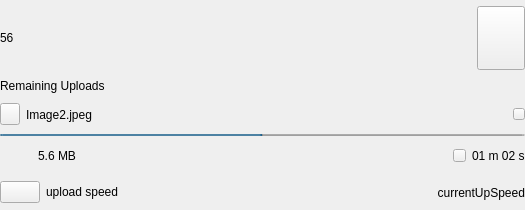
            <widget class="QWidget" name="wActiveUploads">
             <layout class="QVBoxLayout" name="verticalLayout_9">
              <property name="spacing">
               <number>0</number>
              </property>
              <property name="leftMargin">
               <number>0</number>
              </property>
              <property name="topMargin">
               <number>0</number>
              </property>
              <property name="rightMargin">
               <number>0</number>
              </property>
              <property name="bottomMargin">
               <number>0</number>
              </property>
              <item>
               <widget class="QWidget" name="wRemainingUploads" native="true">
                <property name="minimumSize">
                 <size>
                  <width>0</width>
                  <height>95</height>
                 </size>
                </property>
                <property name="maximumSize">
                 <size>
                  <width>16777215</width>
                  <height>95</height>
                 </size>
                </property>
                <layout class="QVBoxLayout" name="verticalLayout_11">
                 <property name="spacing">
                  <number>0</number>
                 </property>
                 <property name="leftMargin">
                  <number>0</number>
                 </property>
                 <property name="topMargin">
                  <number>0</number>
                 </property>
                 <property name="rightMargin">
                  <number>0</number>
                 </property>
                 <property name="bottomMargin">
                  <number>0</number>
                 </property>
                 <item>
                  <widget class="QWidget" name="wUpNumberTransfers" native="true">
                   <layout class="QHBoxLayout" name="horizontalLayout_10">
                    <property name="spacing">
                     <number>0</number>
                    </property>
                    <property name="leftMargin">
                     <number>0</number>
                    </property>
                    <property name="topMargin">
                     <number>0</number>
                    </property>
                    <property name="rightMargin">
                     <number>0</number>
                    </property>
                    <property name="bottomMargin">
                     <number>0</number>
                    </property>
                    <item>
                     <widget class="QLabel" name="lRemainingUploads">
                      <property name="minimumSize">
                       <size>
                        <width>0</width>
                        <height>70</height>
                       </size>
                      </property>
                      <property name="maximumSize">
                       <size>
                        <width>16777215</width>
                        <height>70</height>
                       </size>
                      </property>
                      <property name="text">
                       <string>56</string>
                      </property>
                     </widget>
                    </item>
                    <item>
                     <spacer name="horizontalSpacer_12">
                      <property name="orientation">
                       <enum>Qt::Horizontal</enum>
                      </property>
                      <property name="sizeHint" stdset="0">
                       <size>
                        <width>235</width>
                        <height>20</height>
                       </size>
                      </property>
                     </spacer>
                    </item>
                    <item>
                     <widget class="QPushButton" name="bUpPaused">
                      <property name="minimumSize">
                       <size>
                        <width>48</width>
                        <height>64</height>
                       </size>
                      </property>
                      <property name="maximumSize">
                       <size>
                        <width>48</width>
                        <height>64</height>
                       </size>
                      </property>
                      <property name="text">
                       <string/>
                      </property>
                     </widget>
                    </item>
                   </layout>
                  </widget>
                 </item>
                 <item>
                  <widget class="QLabel" name="lDescRemainingUp">
                   <property name="minimumSize">
                    <size>
                     <width>300</width>
                     <height>18</height>
                    </size>
                   </property>
                   <property name="maximumSize">
                    <size>
                     <width>16777215</width>
                     <height>18</height>
                    </size>
                   </property>
                   <property name="text">
                    <string>Remaining Uploads</string>
                   </property>
                  </widget>
                 </item>
                </layout>
               </widget>
              </item>
              <item>
               <widget class="QWidget" name="wCurrentUpload" native="true">
                <property name="minimumSize">
                 <size>
                  <width>0</width>
                  <height>80</height>
                 </size>
                </property>
                <property name="maximumSize">
                 <size>
                  <width>16777215</width>
                  <height>80</height>
                 </size>
                </property>
                <layout class="QVBoxLayout" name="verticalLayout_5">
                 <property name="spacing">
                  <number>0</number>
                 </property>
                 <property name="leftMargin">
                  <number>0</number>
                 </property>
                 <property name="topMargin">
                  <number>0</number>
                 </property>
                 <property name="rightMargin">
                  <number>0</number>
                 </property>
                 <property name="bottomMargin">
                  <number>0</number>
                 </property>
                 <item>
                  <widget class="QWidget" name="widget_3" native="true">
                   <layout class="QHBoxLayout" name="horizontalLayout_7">
                    <property name="leftMargin">
                     <number>0</number>
                    </property>
                    <property name="topMargin">
                     <number>0</number>
                    </property>
                    <property name="rightMargin">
                     <number>0</number>
                    </property>
                    <property name="bottomMargin">
                     <number>0</number>
                    </property>
                    <item>
                     <widget class="QPushButton" name="bUpFileType">
                      <property name="minimumSize">
                       <size>
                        <width>20</width>
                        <height>22</height>
                       </size>
                      </property>
                      <property name="maximumSize">
                       <size>
                        <width>20</width>
                        <height>22</height>
                       </size>
                      </property>
                      <property name="text">
                       <string/>
                      </property>
                      <property name="icon">
                       <iconset resource="../Resources_linux.qrc">
                        <normaloff>:/images/small_text.png</normaloff>:/images/small_text.png</iconset>
                      </property>
                      <property name="iconSize">
                       <size>
                        <width>20</width>
                        <height>22</height>
                       </size>
                      </property>
                     </widget>
                    </item>
                    <item>
                     <widget class="QLabel" name="lUpFilename">
                      <property name="minimumSize">
                       <size>
                        <width>225</width>
                        <height>0</height>
                       </size>
                      </property>
                      <property name="text">
                       <string>Image2.jpeg</string>
                      </property>
                     </widget>
                    </item>
                    <item>
                     <spacer name="horizontalSpacer_9">
                      <property name="orientation">
                       <enum>Qt::Horizontal</enum>
                      </property>
                      <property name="sizeHint" stdset="0">
                       <size>
                        <width>256</width>
                        <height>20</height>
                       </size>
                      </property>
                     </spacer>
                    </item>
                    <item>
                     <widget class="QPushButton" name="bUpCancel">
                      <property name="minimumSize">
                       <size>
                        <width>12</width>
                        <height>12</height>
                       </size>
                      </property>
                      <property name="maximumSize">
                       <size>
                        <width>12</width>
                        <height>12</height>
                       </size>
                      </property>
                      <property name="text">
                       <string/>
                      </property>
                      <property name="icon">
                       <iconset resource="../Resources_linux.qrc">
                        <normaloff>:/images/clear_item_ico.png</normaloff>:/images/clear_item_ico.png</iconset>
                      </property>
                      <property name="iconSize">
                       <size>
                        <width>12</width>
                        <height>12</height>
                       </size>
                      </property>
                     </widget>
                    </item>
                   </layout>
                  </widget>
                 </item>
                 <item>
                  <widget class="QProgressBar" name="pbUploads">
                   <property name="minimumSize">
                    <size>
                     <width>0</width>
                     <height>2</height>
                    </size>
                   </property>
                   <property name="maximumSize">
                    <size>
                     <width>16777215</width>
                     <height>2</height>
                    </size>
                   </property>
                   <property name="maximum">
                    <number>1000</number>
                   </property>
                   <property name="value">
                    <number>500</number>
                   </property>
                   <property name="format">
                    <string/>
                   </property>
                  </widget>
                 </item>
                 <item>
                  <widget class="QWidget" name="widget_4" native="true">
                   <layout class="QHBoxLayout" name="horizontalLayout_8">
                    <property name="leftMargin">
                     <number>0</number>
                    </property>
                    <property name="topMargin">
                     <number>0</number>
                    </property>
                    <property name="rightMargin">
                     <number>0</number>
                    </property>
                    <property name="bottomMargin">
                     <number>0</number>
                    </property>
                    <item>
                     <widget class="QLabel" name="lUpAnimation">
                      <property name="minimumSize">
                       <size>
                        <width>32</width>
                        <height>32</height>
                       </size>
                      </property>
                      <property name="maximumSize">
                       <size>
                        <width>32</width>
                        <height>32</height>
                       </size>
                      </property>
                      <property name="text">
                       <string/>
                      </property>
                      <property name="pixmap">
                       <pixmap resource="../Resources_linux.qrc">:/images/cloud_upload_item_ico.png</pixmap>
                      </property>
                      <property name="alignment">
                       <set>Qt::AlignLeading|Qt::AlignLeft|Qt::AlignVCenter</set>
                      </property>
                      <property name="margin">
                       <number>-5</number>
                      </property>
                     </widget>
                    </item>
                    <item>
                     <widget class="QLabel" name="lUpCompletedSize">
                      <property name="text">
                       <string>5.6 MB</string>
                      </property>
                     </widget>
                    </item>
                    <item>
                     <spacer name="horizontalSpacer_10">
                      <property name="orientation">
                       <enum>Qt::Horizontal</enum>
                      </property>
                      <property name="sizeHint" stdset="0">
                       <size>
                        <width>212</width>
                        <height>20</height>
                       </size>
                      </property>
                     </spacer>
                    </item>
                    <item>
                     <widget class="QPushButton" name="bUpClock">
                      <property name="minimumSize">
                       <size>
                        <width>13</width>
                        <height>13</height>
                       </size>
                      </property>
                      <property name="maximumSize">
                       <size>
                        <width>13</width>
                        <height>13</height>
                       </size>
                      </property>
                      <property name="text">
                       <string/>
                      </property>
                      <property name="iconSize">
                       <size>
                        <width>13</width>
                        <height>13</height>
                       </size>
                      </property>
                     </widget>
                    </item>
                    <item>
                     <widget class="QLabel" name="lUpRemainingTime">
                      <property name="text">
                       <string>01 m 02 s</string>
                      </property>
                     </widget>
                    </item>
                   </layout>
                  </widget>
                 </item>
                </layout>
               </widget>
              </item>
              <item>
               <widget class="QWidget" name="wUpSpeed" native="true">
                <property name="minimumSize">
                 <size>
                  <width>0</width>
                  <height>35</height>
                 </size>
                </property>
                <property name="maximumSize">
                 <size>
                  <width>16777215</width>
                  <height>35</height>
                 </size>
                </property>
                <layout class="QHBoxLayout" name="horizontalLayout_3">
                 <property name="leftMargin">
                  <number>0</number>
                 </property>
                 <property name="topMargin">
                  <number>0</number>
                 </property>
                 <property name="rightMargin">
                  <number>0</number>
                 </property>
                 <property name="bottomMargin">
                  <number>0</number>
                 </property>
                 <item>
                  <widget class="QPushButton" name="bUpType">
                   <property name="text">
                    <string/>
                   </property>
                   <property name="icon">
                    <iconset resource="../Resources_linux.qrc">
                     <normaloff>:/images/upload_item_ico.png</normaloff>:/images/upload_item_ico.png</iconset>
                   </property>
                   <property name="iconSize">
                    <size>
                     <width>12</width>
                     <height>12</height>
                    </size>
                   </property>
                  </widget>
                 </item>
                 <item>
                  <widget class="QLabel" name="lUpSpeed">
                   <property name="minimumSize">
                    <size>
                     <width>0</width>
                     <height>18</height>
                    </size>
                   </property>
                   <property name="maximumSize">
                    <size>
                     <width>16777215</width>
                     <height>18</height>
                    </size>
                   </property>
                   <property name="text">
                    <string>upload speed</string>
                   </property>
                  </widget>
                 </item>
                 <item>
                  <spacer name="horizontalSpacer_2">
                   <property name="orientation">
                    <enum>Qt::Horizontal</enum>
                   </property>
                   <property name="sizeHint" stdset="0">
                    <size>
                     <width>40</width>
                     <height>20</height>
                    </size>
                   </property>
                  </spacer>
                 </item>
                 <item>
                  <widget class="QLabel" name="lCurrentUpSpeed">
                   <property name="text">
                    <string>currentUpSpeed</string>
                   </property>
                   <property name="alignment">
                    <set>Qt::AlignRight|Qt::AlignTrailing|Qt::AlignVCenter</set>
                   </property>
                  </widget>
                 </item>
                </layout>
               </widget>
              </item>
             </layout>
            </widget>
